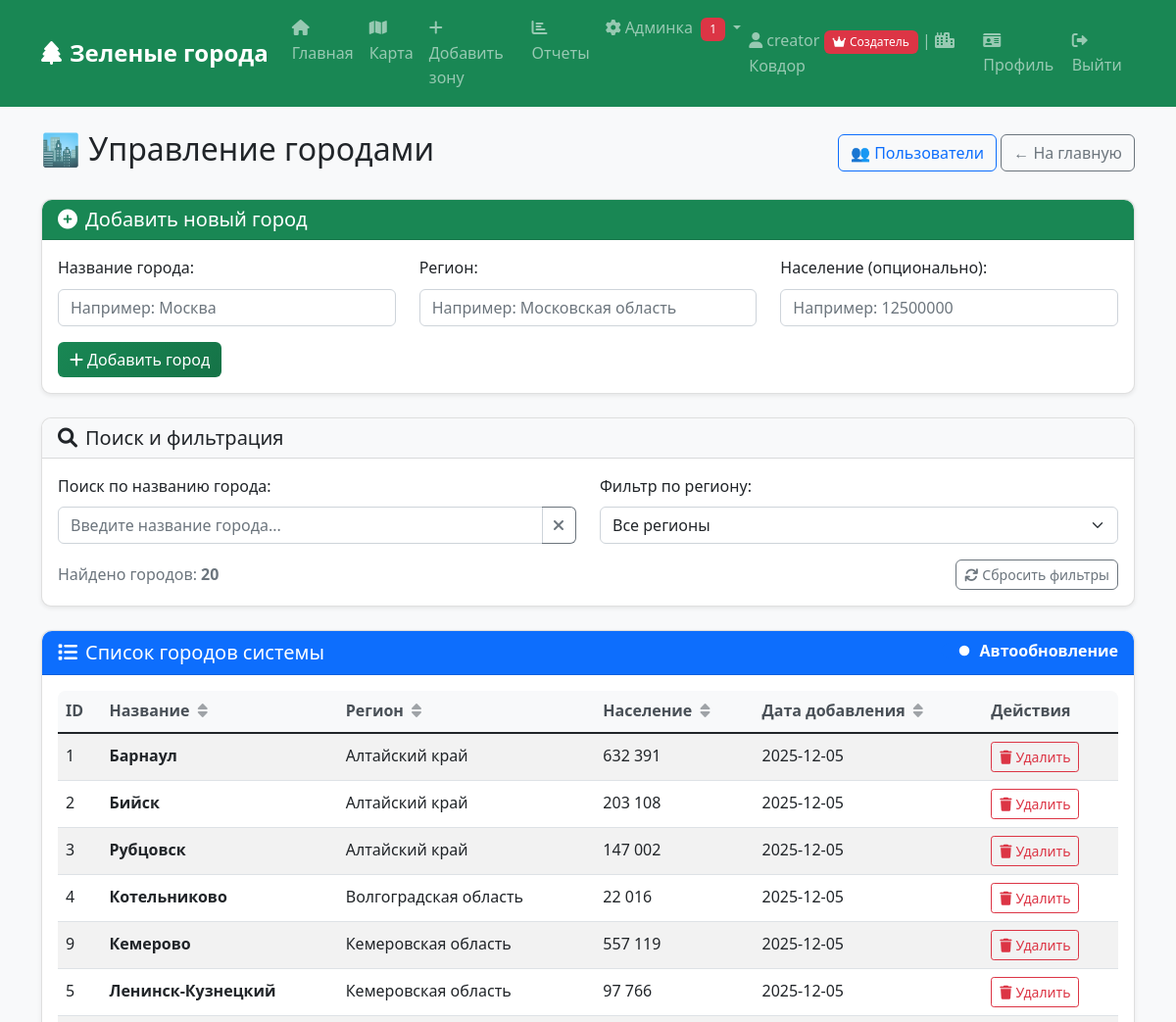
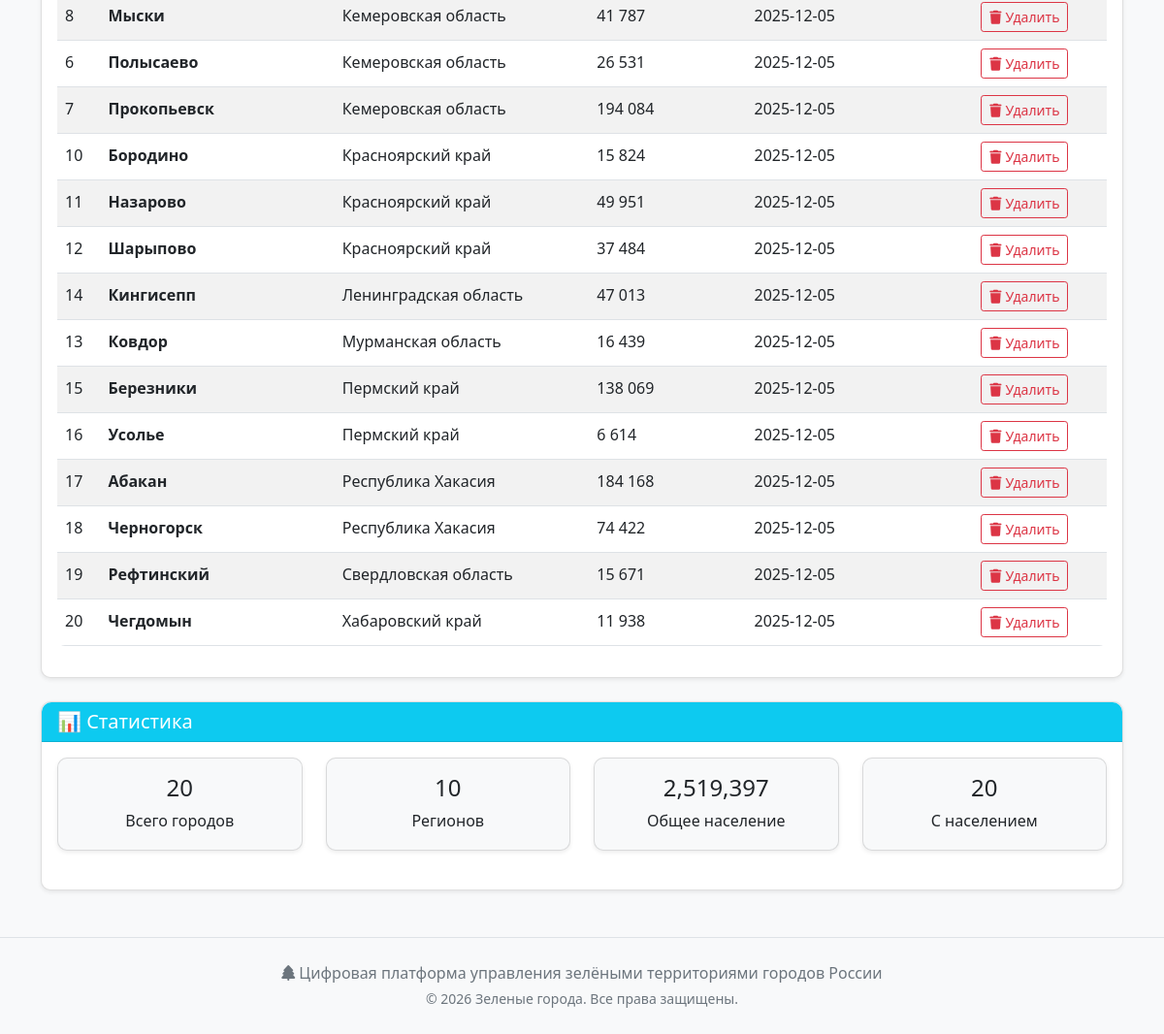
The app's page /admin/cities (signed in) with its own data (2 pictures, top to bottom).
### tables this page shows
CREATE TABLE cities (
            id INTEGER PRIMARY KEY AUTOINCREMENT,
            name TEXT UNIQUE NOT NULL,
            region TEXT,
            population INTEGER,
            created_date TIMESTAMP DEFAULT CURRENT_TIMESTAMP
        );

### auth.py (the view)
    @app.route('/admin/cities')
    @admin_required
    def admin_cities():
        cities = database.get_all_cities()
        regions = set(city['region'] for city in cities)
        total_population = sum(city['population'] or 0 for city in cities)
        cities_with_population = sum(1 for city in cities if city['population'])
        return render_template('admin_cities.html',
                               cities=cities,
                               regions=regions,
                               total_population=total_population,
                               cities_with_population=cities_with_population)

### database.py (called while the page is built)
def get_db_path():
    if 'RENDER' in os.environ:
        return '/tmp/green_city.db'
    return 'green_city.db'

def get_db_connection():
    conn = sqlite3.connect(get_db_path())
    conn.row_factory = sqlite3.Row
    return conn

def get_all_cities():
    conn = get_db_connection()
    cities = conn.execute('''
        SELECT * FROM cities
        ORDER BY region, name
    ''').fetchall()
    conn.close()
    return cities

def get_pending_zones():
    conn = get_db_connection()
    zones = conn.execute('''
        SELECT gz.*, c.name as city_name, u.username as creator_name
        FROM green_zones gz
        JOIN cities c ON gz.city_id = c.id
        JOIN users u ON gz.created_by = u.id
        WHERE gz.status = 'pending'
        ORDER BY gz.created_date DESC
    ''').fetchall()
    conn.close()
    return zones

def get_tasks_awaiting_verification():
    conn = get_db_connection()
    tasks = conn.execute('''
        SELECT mt.*, gz.name as zone_name, u.username as creator_name,
               vu.username as verification_requested_by_name,
               o.name as assigned_organization_name
        FROM maintenance_tasks mt
        JOIN green_zones gz ON mt.zone_id = gz.id
        LEFT JOIN users u ON mt.created_by = u.id
        LEFT JOIN users vu ON mt.verification_requested_by = vu.id
        LEFT JOIN organizations o ON mt.assigned_organization = o.id
        WHERE mt.status = 'verification_requested'
        ORDER BY mt.verification_requested_date DESC
    ''').fetchall()
    conn.close()
    return tasks

### templates/admin_cities.html (shortened to what this page needs)
{% extends "base.html" %}
{% block content %}
<div class="d-flex justify-content-between align-items-center mb-4">
    <h2>🏙️ Управление городами</h2>
    <div>
        <a href="{{ url_for('admin_users') }}" class="btn btn-outline-primary">👥 Пользователи</a>
        <a href="{{ url_for('index') }}" class="btn btn-outline-secondary">← На главную</a>
    </div>
</div>
<div class="card mb-4">
    <div class="card-header bg-success text-white">
        <h5 class="mb-0">
            <i class="fas fa-plus-circle me-2"></i>Добавить новый город
        </h5>
    </div>
    <div class="card-body">
        <form method="POST" action="{{ url_for('add_city') }}">
            <div class="row">
                <div class="col-md-4">
                    <div class="mb-3">
                        <label class="form-label">Название города:</label>
                        <input type="text" name="name" class="form-control" placeholder="Например: Москва" required>
                    </div>
                </div>
                <div class="col-md-4">
                    <div class="mb-3">
                        <label class="form-label">Регион:</label>
                        <input type="text" name="region" class="form-control" placeholder="Например: Московская область" required>
                    </div>
                </div>
                <div class="col-md-4">
                    <div class="mb-3">
                        <label class="form-label">Население (опционально):</label>
                        <input type="number" name="population" class="form-control" placeholder="Например: 12500000">
                    </div>
                </div>
            </div>
            <button type="submit" class="btn btn-success">
                <i class="fas fa-plus me-1"></i>Добавить город
            </button>
        </form>
    </div>
</div>
<div class="card mb-4">
    <div class="card-header bg-light">
        <h5 class="mb-0">
            <i class="fas fa-search me-2"></i>Поиск и фильтрация
        </h5>
    </div>
    <div class="card-body">
        <div class="row">
            <div class="col-md-6">
                <div class="mb-3">
                    <label class="form-label">Поиск по названию города:</label>
                    <div class="input-group">
                        <input type="text" id="searchInput" class="form-control" placeholder="Введите название города...">
                        <button class="btn btn-outline-secondary" type="button" id="clearSearch">
                            <i class="fas fa-times"></i>
                        </button>
                    </div>
                </div>
            </div>
            <div class="col-md-6">
                <div class="mb-3">
                    <label class="form-label">Фильтр по региону:</label>
                    <select class="form-select" id="regionFilter">
                        <option value="">Все регионы</option>
                    </select>
                </div>
            </div>
        </div>
        <div class="d-flex justify-content-between align-items-center">
            <div>
                <span class="text-muted" id="searchResultsText">
                </span>
            </div>
            <div>
                <button class="btn btn-outline-secondary btn-sm" id="resetFilters">
                    <i class="fas fa-refresh me-1"></i>Сбросить фильтры
                </button>
            </div>
        </div>
    </div>
</div>
<div class="card">
    <div class="card-header bg-primary text-white d-flex justify-content-between align-items-center">
        <h5 class="mb-0">
            <i class="fas fa-list me-2"></i>Список городов системы
        </h5>
        <div class="form-check form-switch">
            <input class="form-check-input" type="checkbox" id="autoRefresh" checked>
            <label class="form-check-label text-white" for="autoRefresh">Автообновление</label>
        </div>
    </div>
    <div class="card-body">
        {% if cities %}
        <div class="table-responsive">
            <table class="table table-striped table-hover" id="citiesTable">
                <thead>
                    <tr>
                        <th>ID</th>
                        <th>
                            Название
                            <i class="fas fa-sort ms-1 cursor-pointer" data-sort="name"></i>
                        </th>
                        <th>
                            Регион
                            <i class="fas fa-sort ms-1 cursor-pointer" data-sort="region"></i>
                        </th>
                        <th>
                            Население
                            <i class="fas fa-sort ms-1 cursor-pointer" data-sort="population"></i>
                        </th>
                        <th>
                            Дата добавления
                            <i class="fas fa-sort ms-1 cursor-pointer" data-sort="date"></i>
                        </th>
                        <th>Действия</th>
                    </tr>
                </thead>
                <tbody id="citiesTableBody">
                    {% for city in cities %}
                    <tr class="city-row" data-name="{{ city.name.lower() }}" data-region="{{ city.region }}">
                        <td>{{ city.id }}</td>
                        <td>
                            <strong class="city-name">{{ city.name }}</strong>
                        </td>
                        <td class="city-region">{{ city.region }}</td>
                        <td class="city-population">
                            {% if city.population %}
                            {{ "{:,}".format(city.population).replace(",", " ") }}
                            {% else %}
                            <span class="text-muted">Не указано</span>
                            {% endif %}
                        </td>
                        <td class="city-date">{{ city.created_date[:10] }}</td>
                        <td>
                            <div class="btn-group btn-group-sm">
                                <button type="button" class="btn btn-outline-danger delete-city-btn"
                                        data-city-id="{{ city.id }}"
                                        data-city-name="{{ city.name }}">
                                    <i class="fas fa-trash me-1"></i>Удалить
                                </button>
                            </div>
                        </td>
                    </tr>
                    {% endfor %}
                </tbody>
            </table>
        </div>
        {% else %}
        <div class="text-center py-4">
            <i class="fas fa-city fa-3x text-muted mb-3"></i>
            <h5>Нет городов в системе</h5>
            <p class="text-muted">Добавьте первый город используя форму выше</p>
        </div>
        {% endif %}
    </div>
</div>
<div class="card mt-4">
    <div class="card-header bg-info text-white">
        <h5 class="mb-0">📊 Статистика</h5>
    </div>
    <div class="card-body">
        <div class="row">
            <div class="col-md-3">
                <div class="card bg-light">
                    <div class="card-body text-center">
                        <h4 id="totalCities">{{ cities|length }}</h4>
                        <p class="mb-0">Всего городов</p>
                    </div>
                </div>
            </div>
            <div class="col-md-3">
                <div class="card bg-light">
                    <div class="card-body text-center">
                        <h4 id="totalRegions">{{ regions|length }}</h4>
                        <p class="mb-0">Регионов</p>
                    </div>
                </div>
            </div>
            <div class="col-md-3">
                <div class="card bg-light">
                    <div class="card-body text-center">
                        <h4 id="totalPopulation">{{ total_population }}</h4>
                        <p class="mb-0">Общее население</p>
                    </div>
                </div>
            </div>
            <div class="col-md-3">
                <div class="card bg-light">
                    <div class="card-body text-center">
                        <h4 id="citiesWithPopulation">{{ cities_with_population }}</h4>
                        <p class="mb-0">С населением</p>
                    </div>
                </div>
            </div>
        </div>
    </div>
</div>
{% endblock %}

### templates/base.html (shortened to what this page needs)
<!DOCTYPE html>
<html lang="ru">
<head>
    <link href="https://cdn.jsdelivr.net/npm/bootstrap@5.1.3/dist/css/bootstrap.min.css" rel="stylesheet">
    <link rel="stylesheet" href="https://cdnjs.cloudflare.com/ajax/libs/font-awesome/6.0.0/css/all.min.css">
    <link rel="stylesheet" href="{{ url_for('static', filename='style.css') }}">
</head>
<body>
    <nav class="navbar navbar-expand-lg navbar-dark bg-success">
        <div class="container">
            <a class="navbar-brand" href="{{ url_for('index') }}">
                <i class="fas fa-tree me-2"></i>Зеленые города
            </a>
            <div class="collapse navbar-collapse" id="navbarNav">
                <div class="navbar-nav me-auto">
                    <a class="nav-link" href="{{ url_for('index') }}">
                        <i class="fas fa-home me-1"></i>Главная
                    </a>
                    <a class="nav-link" href="{{ url_for('map_view') }}">
                        <i class="fas fa-map me-1"></i>Карта
                    </a>
                    {% if session.user_id %}
                    <a class="nav-link" href="{{ url_for('add_zone') }}">
                        <i class="fas fa-plus me-1"></i>Добавить зону
                    </a>
                    {% endif %}
                    <a class="nav-link" href="{{ url_for('reports') }}">
                        <i class="fas fa-chart-bar me-1"></i>Отчеты
                    </a>
                    {% if session.role in ['admin', 'creator'] %}
                    <div class="nav-item dropdown">
                        <a class="nav-link dropdown-toggle" href="#" role="button" data-bs-toggle="dropdown">
                            <i class="fas fa-cog me-1"></i>Админка
                            {% if has_pending_zones() or has_tasks_awaiting_verification() %}
                            <span class="badge bg-danger ms-1">
                                {{ get_pending_zones_count() + get_tasks_awaiting_verification_count() }}
                            </span>
                            {% endif %}
                        </a>
                    </div>
                    {% endif %}
                </div>
                <div class="navbar-nav">
                    {% if session.user_id %}
                    <span class="navbar-text me-3">
                        <i class="fas fa-user me-1"></i>{{ session.username }}
                        {% if session.role == 'creator' %}
                        <span class="badge bg-danger"><i class="fas fa-crown me-1"></i>Создатель</span>
                        {% elif session.role == 'admin' %}
                        <span class="badge bg-warning"><i class="fas fa-star me-1"></i>Админ</span>
                        {% endif %}
                        | <i class="fas fa-city me-1"></i>{{ session.city }}
                    </span>
                    <a class="nav-link" href="{{ url_for('profile') }}">
                        <i class="fas fa-id-card me-1"></i>Профиль
                    </a>
                    <a class="nav-link" href="{{ url_for('logout') }}">
                        <i class="fas fa-sign-out-alt me-1"></i>Выйти
                    </a>
                    {% endif %}
                </div>
            </div>
        </div>
    </nav>
    <div class="container mt-4">
        {% block content %}{% endblock %}
    </div>
    <footer class="bg-light text-center py-4 mt-5">
        <div class="container">
            <p class="text-muted mb-0">
                <i class="fas fa-tree me-1"></i>Цифровая платформа управления зелёными территориями городов России
            </p>
            <small class="text-muted">© 2026 Зеленые города. Все права защищены.</small>
        </div>
    </footer>
</body>
</html>

### static/style.css (style rules this page uses)
body { background-color: #f8f9fa; font-family: 'Segoe UI', Tahoma, Geneva, Verdana, sans-serif; line-height: 1.6; }
.card { box-shadow: 0 0.125rem 0.25rem rgba(0, 0, 0, 0.075); border: 1px solid rgba(0, 0, 0, 0.125); border-radius: 10px; margin-bottom: 1.5rem; transition: all 0.3s ease; }
.card-header { border-radius: 10px 10px 0 0 !important; font-weight: 600; }
.navbar-brand { font-weight: bold; font-size: 1.5rem; }
.navbar-nav .nav-link { font-weight: 500; transition: color 0.3s ease; }
.btn { border-radius: 6px; font-weight: 500; transition: all 0.3s ease; }
.btn-success { background: linear-gradient(135deg, #198754 0%, #157347 100%); border: none; }
.table { border-radius: 8px; overflow: hidden; }
.table th { background-color: #e9ecef; border: none; font-weight: 600; color: #495057; }
.table td { border-color: #dee2e6; vertical-align: middle; }
.badge { font-weight: 500; padding: 0.5em 0.75em; border-radius: 6px; }
.form-control, .form-select { border-radius: 6px; border: 1px solid #ced4da; transition: all 0.3s ease; }
footer { border-top: 1px solid #dee2e6; }

### templates/admin_cities.html (style rules this page uses)
.cursor-pointer { cursor: pointer; }
.input-group .btn { border-left: none; }
.table th { background-color: #f8f9fa; position: relative; }
.table th i { opacity: 0.5; transition: opacity 0.2s; }

### records on screen
cities: city "Ковдор", id "13", name "Ковдор", region "Мурманская область", population "16 439", created_date "2025-12-05"
cities: id "1", name "Барнаул", region "Алтайский край", population "632 391", created_date "2025-12-05"
cities: id "2", name "Бийск", region "Алтайский край", population "203 108", created_date "2025-12-05"
cities: id "3", name "Рубцовск", region "Алтайский край", population "147 002", created_date "2025-12-05"
cities: id "4", name "Котельниково", region "Волгоградская область", population "22 016", created_date "2025-12-05"
cities: id "9", name "Кемерово", region "Кемеровская область", population "557 119", created_date "2025-12-05"
cities: id "5", name "Ленинск-Кузнецкий", region "Кемеровская область", population "97 766", created_date "2025-12-05"
cities: id "8", name "Мыски", region "Кемеровская область", population "41 787", created_date "2025-12-05"
cities: id "6", name "Полысаево", region "Кемеровская область", population "26 531", created_date "2025-12-05"
cities: id "7", name "Прокопьевск", region "Кемеровская область", population "194 084", created_date "2025-12-05"
cities: id "10", name "Бородино", region "Красноярский край", population "15 824", created_date "2025-12-05"
cities: id "11", name "Назарово", region "Красноярский край", population "49 951", created_date "2025-12-05"
cities: id "12", name "Шарыпово", region "Красноярский край", population "37 484", created_date "2025-12-05"
cities: id "14", name "Кингисепп", region "Ленинградская область", population "47 013", created_date "2025-12-05"
cities: id "15", name "Березники", region "Пермский край", population "138 069", created_date "2025-12-05"
cities: id "16", name "Усолье", region "Пермский край", population "6 614", created_date "2025-12-05"
cities: id "17", name "Абакан", region "Республика Хакасия", population "184 168", created_date "2025-12-05"
cities: id "18", name "Черногорск", region "Республика Хакасия", population "74 422", created_date "2025-12-05"
cities: id "19", name "Рефтинский", region "Свердловская область", population "15 671", created_date "2025-12-05"
cities: id "20", name "Чегдомын", region "Хабаровский край", population "11 938", created_date "2025-12-05"

### other values on screen
{{ get_pending_zones_count() + get_tasks_awaiting_verification_count() }} "1"
{{ session.username }} "creator"
{{ cities|length }} "20"
{{ regions|length }} "10"
{{ total_population }} "2,519,397"
{{ cities_with_population }} "20"
